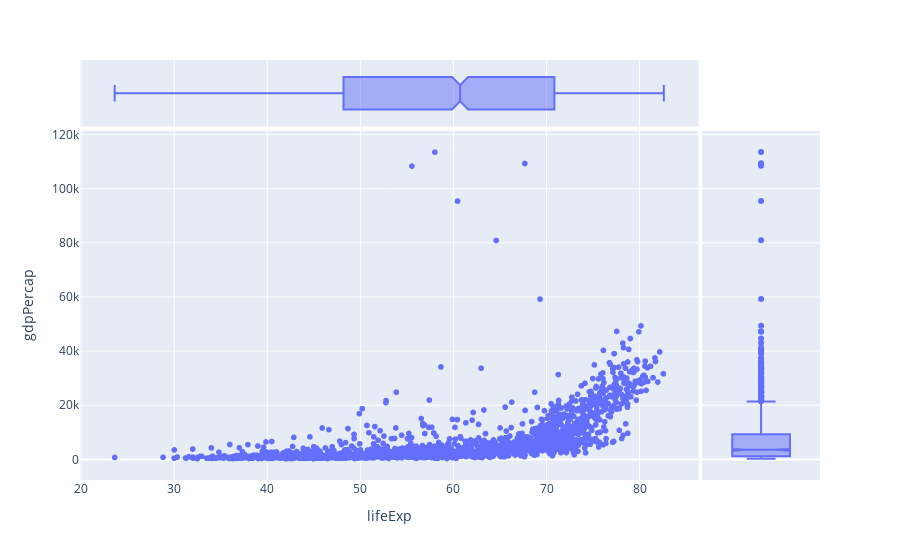

Notebook cell for this chart:
### Markdown cell above
### Problem 12: Scatterplot of Life Expectancy vs. GDP including marginal box plots with `plotly`

Create a Scatterplot Life Expectancy vs. GDP including marginals as box plots using `plotly`. Save the plot to `ans12.png` in the `images` folder.

### Code cell
### GRADED
#marginals with boxplot

# YOUR CODE HERE
px.scatter(gapminder, x='lifeExp', y='gdpPercap', marginal_x='box', marginal_y='box')

### Figure 1 — Plotly figure (JSON) as saved in the notebook; plotly's stock layout.template omitted (floating-point values rounded to 4 significant figures; data arrays with more than 128 entries replaced by an {"elided": "..."} marker saying what was removed)
{"data": [{"hovertemplate": "lifeExp=%{x}<br>gdpPercap=%{y}<extra></extra>", "legendgroup": "", "marker": {"color": "#636efa", "symbol": "circle"}, "mode": "markers", "name": "", "showlegend": false, "type": "scattergl", "x": {"elided": "1704 float values"}, "xaxis": "x", "y": {"elided": "1704 float values"}, "yaxis": "y"}, {"alignmentgroup": "True", "hovertemplate": "lifeExp=%{x}<extra></extra>", "legendgroup": "", "marker": {"color": "#636efa", "symbol": "circle"}, "name": "", "notched": true, "offsetgroup": "", "showlegend": false, "type": "box", "x": {"elided": "1704 float values"}, "xaxis": "x3", "yaxis": "y3"}, {"alignmentgroup": "True", "hovertemplate": "gdpPercap=%{y}<extra></extra>", "legendgroup": "", "marker": {"color": "#636efa", "symbol": "circle"}, "name": "", "notched": true, "offsetgroup": "", "showlegend": false, "type": "box", "xaxis": "x2", "y": {"elided": "1704 float values"}, "yaxis": "y2"}], "layout": {"autosize": true, "legend": {"tracegroupgap": 0}, "margin": {"t": 60}, "xaxis": {"anchor": "y", "autorange": true, "domain": [0, 0.8358], "range": [20.03, 86.18], "title": {"text": "lifeExp"}, "type": "linear"}, "xaxis2": {"anchor": "y2", "autorange": true, "domain": [0.8408, 1], "matches": "x2", "range": [-0.5, 0.5], "showgrid": false, "showline": false, "showticklabels": false, "ticks": "", "type": "category"}, "xaxis3": {"anchor": "y3", "autorange": true, "domain": [0, 0.8358], "matches": "x", "range": [20.03, 86.18], "showgrid": true, "showticklabels": false, "type": "linear"}, "xaxis4": {"anchor": "y4", "domain": [0.8408, 1], "matches": "x2", "showgrid": false, "showline": false, "showticklabels": false, "ticks": ""}, "yaxis": {"anchor": "x", "autorange": true, "domain": [0, 0.8316], "range": [-9056.0, 122800.0], "title": {"text": "gdpPercap"}, "type": "linear"}, "yaxis2": {"anchor": "x2", "autorange": true, "domain": [0, 0.8316], "matches": "y", "range": [-9056.0, 122800.0], "showgrid": true, "showticklabels": false, "type": "linear"}, "yaxis3": {"anchor": "x3", "autorange": true, "domain": [0.8416, 1], "matches": "y3", "range": [-0.5, 0.5], "showgrid": false, "showline": false, "showticklabels": false, "ticks": "", "type": "category"}, "yaxis4": {"anchor": "x4", "domain": [0.8416, 1], "matches": "y3", "showgrid": true, "showline": false, "showticklabels": false, "ticks": ""}}}
